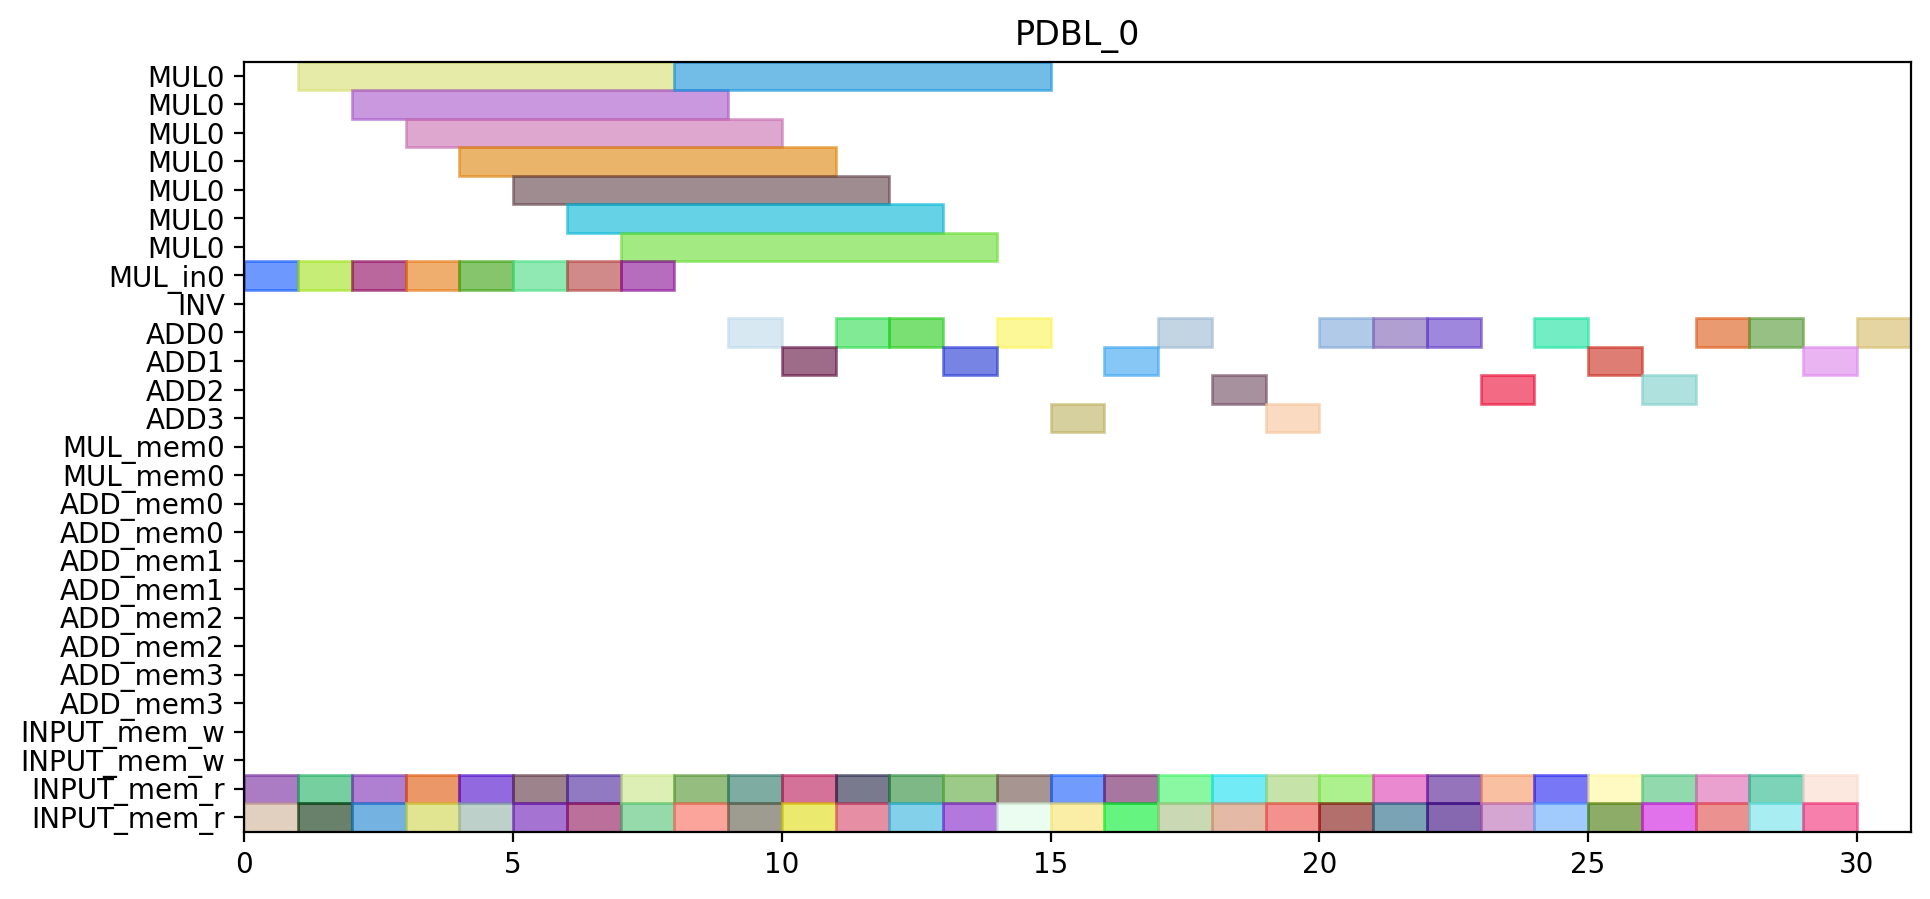

The Python source for this figure:
from pyschedule import Scenario, solvers, plotters, alt


def solve():
	horizon = 111
	S = Scenario("PDBL_0", horizon=horizon)

	# resource
	MUL = S.Resources('MUL', num=1, size=7)
	MUL_in = S.Resources('MUL_in', num=1)
	INV = S.Resource('INV')
	ADD = S.Resources('ADD', num=4, periods=range(1, horizon))
	MUL_mem = S.Resources('MUL_mem', num=1, size=2)
	ADD_mem = S.Resources('ADD_mem', num=4, size=2)
	INPUT_mem_w = S.Resource('INPUT_mem_w', size=2)
	INPUT_mem_r = S.Resource('INPUT_mem_r', size=2)

	# result of previous scheduling

	# new tasks
	t0_a1_0 = S.Task('t0_a1_0', length=1, delay_cost=1)
	t0_a1_0 += alt(ADD)

	t0_a1_0_mem0 = S.Task('t0_a1_0_mem0', length=1, delay_cost=1)
	t0_a1_0_mem0 += INPUT_mem_r
	S += t0_a1_0_mem0 <= t0_a1_0

	t0_a1_0_mem1 = S.Task('t0_a1_0_mem1', length=1, delay_cost=1)
	t0_a1_0_mem1 += INPUT_mem_r
	S += t0_a1_0_mem1 <= t0_a1_0

	t0_a1_1 = S.Task('t0_a1_1', length=1, delay_cost=1)
	t0_a1_1 += alt(ADD)

	t0_a1_1_mem0 = S.Task('t0_a1_1_mem0', length=1, delay_cost=1)
	t0_a1_1_mem0 += INPUT_mem_r
	S += t0_a1_1_mem0 <= t0_a1_1

	t0_a1_1_mem1 = S.Task('t0_a1_1_mem1', length=1, delay_cost=1)
	t0_a1_1_mem1 += INPUT_mem_r
	S += t0_a1_1_mem1 <= t0_a1_1

	t0_t10 = S.Task('t0_t10', length=1, delay_cost=1)
	t0_t10 += alt(ADD)

	t0_t10_mem0 = S.Task('t0_t10_mem0', length=1, delay_cost=1)
	t0_t10_mem0 += INPUT_mem_r
	S += t0_t10_mem0 <= t0_t10

	t0_t10_mem1 = S.Task('t0_t10_mem1', length=1, delay_cost=1)
	t0_t10_mem1 += INPUT_mem_r
	S += t0_t10_mem1 <= t0_t10

	t0_t11 = S.Task('t0_t11', length=1, delay_cost=1)
	t0_t11 += alt(ADD)

	t0_t11_mem0 = S.Task('t0_t11_mem0', length=1, delay_cost=1)
	t0_t11_mem0 += INPUT_mem_r
	S += t0_t11_mem0 <= t0_t11

	t0_t11_mem1 = S.Task('t0_t11_mem1', length=1, delay_cost=1)
	t0_t11_mem1 += INPUT_mem_r
	S += t0_t11_mem1 <= t0_t11

	t0_t3_t0_in = S.Task('t0_t3_t0_in', length=1, delay_cost=1)
	t0_t3_t0_in += alt(MUL_in)
	t0_t3_t0 = S.Task('t0_t3_t0', length=7, delay_cost=1)
	t0_t3_t0 += alt(MUL)
	S += t0_t3_t0>=t0_t3_t0_in

	t0_t3_t0_mem0 = S.Task('t0_t3_t0_mem0', length=1, delay_cost=1)
	t0_t3_t0_mem0 += INPUT_mem_r
	S += t0_t3_t0_mem0 <= t0_t3_t0

	t0_t3_t0_mem1 = S.Task('t0_t3_t0_mem1', length=1, delay_cost=1)
	t0_t3_t0_mem1 += INPUT_mem_r
	S += t0_t3_t0_mem1 <= t0_t3_t0

	t0_t3_t1_in = S.Task('t0_t3_t1_in', length=1, delay_cost=1)
	t0_t3_t1_in += alt(MUL_in)
	t0_t3_t1 = S.Task('t0_t3_t1', length=7, delay_cost=1)
	t0_t3_t1 += alt(MUL)
	S += t0_t3_t1>=t0_t3_t1_in

	t0_t3_t1_mem0 = S.Task('t0_t3_t1_mem0', length=1, delay_cost=1)
	t0_t3_t1_mem0 += INPUT_mem_r
	S += t0_t3_t1_mem0 <= t0_t3_t1

	t0_t3_t1_mem1 = S.Task('t0_t3_t1_mem1', length=1, delay_cost=1)
	t0_t3_t1_mem1 += INPUT_mem_r
	S += t0_t3_t1_mem1 <= t0_t3_t1

	t0_t3_t2 = S.Task('t0_t3_t2', length=1, delay_cost=1)
	t0_t3_t2 += alt(ADD)

	t0_t3_t2_mem0 = S.Task('t0_t3_t2_mem0', length=1, delay_cost=1)
	t0_t3_t2_mem0 += INPUT_mem_r
	S += t0_t3_t2_mem0 <= t0_t3_t2

	t0_t3_t2_mem1 = S.Task('t0_t3_t2_mem1', length=1, delay_cost=1)
	t0_t3_t2_mem1 += INPUT_mem_r
	S += t0_t3_t2_mem1 <= t0_t3_t2

	t0_t3_t3 = S.Task('t0_t3_t3', length=1, delay_cost=1)
	t0_t3_t3 += alt(ADD)

	t0_t3_t3_mem0 = S.Task('t0_t3_t3_mem0', length=1, delay_cost=1)
	t0_t3_t3_mem0 += INPUT_mem_r
	S += t0_t3_t3_mem0 <= t0_t3_t3

	t0_t3_t3_mem1 = S.Task('t0_t3_t3_mem1', length=1, delay_cost=1)
	t0_t3_t3_mem1 += INPUT_mem_r
	S += t0_t3_t3_mem1 <= t0_t3_t3

	t1_a1_0 = S.Task('t1_a1_0', length=1, delay_cost=1)
	t1_a1_0 += alt(ADD)

	t1_a1_0_mem0 = S.Task('t1_a1_0_mem0', length=1, delay_cost=1)
	t1_a1_0_mem0 += INPUT_mem_r
	S += t1_a1_0_mem0 <= t1_a1_0

	t1_a1_0_mem1 = S.Task('t1_a1_0_mem1', length=1, delay_cost=1)
	t1_a1_0_mem1 += INPUT_mem_r
	S += t1_a1_0_mem1 <= t1_a1_0

	t1_a1_1 = S.Task('t1_a1_1', length=1, delay_cost=1)
	t1_a1_1 += alt(ADD)

	t1_a1_1_mem0 = S.Task('t1_a1_1_mem0', length=1, delay_cost=1)
	t1_a1_1_mem0 += INPUT_mem_r
	S += t1_a1_1_mem0 <= t1_a1_1

	t1_a1_1_mem1 = S.Task('t1_a1_1_mem1', length=1, delay_cost=1)
	t1_a1_1_mem1 += INPUT_mem_r
	S += t1_a1_1_mem1 <= t1_a1_1

	t1_t10 = S.Task('t1_t10', length=1, delay_cost=1)
	t1_t10 += alt(ADD)

	t1_t10_mem0 = S.Task('t1_t10_mem0', length=1, delay_cost=1)
	t1_t10_mem0 += INPUT_mem_r
	S += t1_t10_mem0 <= t1_t10

	t1_t10_mem1 = S.Task('t1_t10_mem1', length=1, delay_cost=1)
	t1_t10_mem1 += INPUT_mem_r
	S += t1_t10_mem1 <= t1_t10

	t1_t11 = S.Task('t1_t11', length=1, delay_cost=1)
	t1_t11 += alt(ADD)

	t1_t11_mem0 = S.Task('t1_t11_mem0', length=1, delay_cost=1)
	t1_t11_mem0 += INPUT_mem_r
	S += t1_t11_mem0 <= t1_t11

	t1_t11_mem1 = S.Task('t1_t11_mem1', length=1, delay_cost=1)
	t1_t11_mem1 += INPUT_mem_r
	S += t1_t11_mem1 <= t1_t11

	t1_t3_t0_in = S.Task('t1_t3_t0_in', length=1, delay_cost=1)
	t1_t3_t0_in += alt(MUL_in)
	t1_t3_t0 = S.Task('t1_t3_t0', length=7, delay_cost=1)
	t1_t3_t0 += alt(MUL)
	S += t1_t3_t0>=t1_t3_t0_in

	t1_t3_t0_mem0 = S.Task('t1_t3_t0_mem0', length=1, delay_cost=1)
	t1_t3_t0_mem0 += INPUT_mem_r
	S += t1_t3_t0_mem0 <= t1_t3_t0

	t1_t3_t0_mem1 = S.Task('t1_t3_t0_mem1', length=1, delay_cost=1)
	t1_t3_t0_mem1 += INPUT_mem_r
	S += t1_t3_t0_mem1 <= t1_t3_t0

	t1_t3_t1_in = S.Task('t1_t3_t1_in', length=1, delay_cost=1)
	t1_t3_t1_in += alt(MUL_in)
	t1_t3_t1 = S.Task('t1_t3_t1', length=7, delay_cost=1)
	t1_t3_t1 += alt(MUL)
	S += t1_t3_t1>=t1_t3_t1_in

	t1_t3_t1_mem0 = S.Task('t1_t3_t1_mem0', length=1, delay_cost=1)
	t1_t3_t1_mem0 += INPUT_mem_r
	S += t1_t3_t1_mem0 <= t1_t3_t1

	t1_t3_t1_mem1 = S.Task('t1_t3_t1_mem1', length=1, delay_cost=1)
	t1_t3_t1_mem1 += INPUT_mem_r
	S += t1_t3_t1_mem1 <= t1_t3_t1

	t1_t3_t2 = S.Task('t1_t3_t2', length=1, delay_cost=1)
	t1_t3_t2 += alt(ADD)

	t1_t3_t2_mem0 = S.Task('t1_t3_t2_mem0', length=1, delay_cost=1)
	t1_t3_t2_mem0 += INPUT_mem_r
	S += t1_t3_t2_mem0 <= t1_t3_t2

	t1_t3_t2_mem1 = S.Task('t1_t3_t2_mem1', length=1, delay_cost=1)
	t1_t3_t2_mem1 += INPUT_mem_r
	S += t1_t3_t2_mem1 <= t1_t3_t2

	t1_t3_t3 = S.Task('t1_t3_t3', length=1, delay_cost=1)
	t1_t3_t3 += alt(ADD)

	t1_t3_t3_mem0 = S.Task('t1_t3_t3_mem0', length=1, delay_cost=1)
	t1_t3_t3_mem0 += INPUT_mem_r
	S += t1_t3_t3_mem0 <= t1_t3_t3

	t1_t3_t3_mem1 = S.Task('t1_t3_t3_mem1', length=1, delay_cost=1)
	t1_t3_t3_mem1 += INPUT_mem_r
	S += t1_t3_t3_mem1 <= t1_t3_t3

	t2_t0_t2 = S.Task('t2_t0_t2', length=1, delay_cost=1)
	t2_t0_t2 += alt(ADD)

	t2_t0_t2_mem0 = S.Task('t2_t0_t2_mem0', length=1, delay_cost=1)
	t2_t0_t2_mem0 += INPUT_mem_r
	S += t2_t0_t2_mem0 <= t2_t0_t2

	t2_t0_t2_mem1 = S.Task('t2_t0_t2_mem1', length=1, delay_cost=1)
	t2_t0_t2_mem1 += INPUT_mem_r
	S += t2_t0_t2_mem1 <= t2_t0_t2

	t2_t1_t2 = S.Task('t2_t1_t2', length=1, delay_cost=1)
	t2_t1_t2 += alt(ADD)

	t2_t1_t2_mem0 = S.Task('t2_t1_t2_mem0', length=1, delay_cost=1)
	t2_t1_t2_mem0 += INPUT_mem_r
	S += t2_t1_t2_mem0 <= t2_t1_t2

	t2_t1_t2_mem1 = S.Task('t2_t1_t2_mem1', length=1, delay_cost=1)
	t2_t1_t2_mem1 += INPUT_mem_r
	S += t2_t1_t2_mem1 <= t2_t1_t2

	t2_t20 = S.Task('t2_t20', length=1, delay_cost=1)
	t2_t20 += alt(ADD)

	t2_t20_mem0 = S.Task('t2_t20_mem0', length=1, delay_cost=1)
	t2_t20_mem0 += INPUT_mem_r
	S += t2_t20_mem0 <= t2_t20

	t2_t20_mem1 = S.Task('t2_t20_mem1', length=1, delay_cost=1)
	t2_t20_mem1 += INPUT_mem_r
	S += t2_t20_mem1 <= t2_t20

	t2_t21 = S.Task('t2_t21', length=1, delay_cost=1)
	t2_t21 += alt(ADD)

	t2_t21_mem0 = S.Task('t2_t21_mem0', length=1, delay_cost=1)
	t2_t21_mem0 += INPUT_mem_r
	S += t2_t21_mem0 <= t2_t21

	t2_t21_mem1 = S.Task('t2_t21_mem1', length=1, delay_cost=1)
	t2_t21_mem1 += INPUT_mem_r
	S += t2_t21_mem1 <= t2_t21

	t5_t0_t0_in = S.Task('t5_t0_t0_in', length=1, delay_cost=1)
	t5_t0_t0_in += alt(MUL_in)
	t5_t0_t0 = S.Task('t5_t0_t0', length=7, delay_cost=1)
	t5_t0_t0 += alt(MUL)
	S += t5_t0_t0>=t5_t0_t0_in

	t5_t0_t0_mem0 = S.Task('t5_t0_t0_mem0', length=1, delay_cost=1)
	t5_t0_t0_mem0 += INPUT_mem_r
	S += t5_t0_t0_mem0 <= t5_t0_t0

	t5_t0_t0_mem1 = S.Task('t5_t0_t0_mem1', length=1, delay_cost=1)
	t5_t0_t0_mem1 += INPUT_mem_r
	S += t5_t0_t0_mem1 <= t5_t0_t0

	t5_t0_t1_in = S.Task('t5_t0_t1_in', length=1, delay_cost=1)
	t5_t0_t1_in += alt(MUL_in)
	t5_t0_t1 = S.Task('t5_t0_t1', length=7, delay_cost=1)
	t5_t0_t1 += alt(MUL)
	S += t5_t0_t1>=t5_t0_t1_in

	t5_t0_t1_mem0 = S.Task('t5_t0_t1_mem0', length=1, delay_cost=1)
	t5_t0_t1_mem0 += INPUT_mem_r
	S += t5_t0_t1_mem0 <= t5_t0_t1

	t5_t0_t1_mem1 = S.Task('t5_t0_t1_mem1', length=1, delay_cost=1)
	t5_t0_t1_mem1 += INPUT_mem_r
	S += t5_t0_t1_mem1 <= t5_t0_t1

	t5_t0_t2 = S.Task('t5_t0_t2', length=1, delay_cost=1)
	t5_t0_t2 += alt(ADD)

	t5_t0_t2_mem0 = S.Task('t5_t0_t2_mem0', length=1, delay_cost=1)
	t5_t0_t2_mem0 += INPUT_mem_r
	S += t5_t0_t2_mem0 <= t5_t0_t2

	t5_t0_t2_mem1 = S.Task('t5_t0_t2_mem1', length=1, delay_cost=1)
	t5_t0_t2_mem1 += INPUT_mem_r
	S += t5_t0_t2_mem1 <= t5_t0_t2

	t5_t0_t3 = S.Task('t5_t0_t3', length=1, delay_cost=1)
	t5_t0_t3 += alt(ADD)

	t5_t0_t3_mem0 = S.Task('t5_t0_t3_mem0', length=1, delay_cost=1)
	t5_t0_t3_mem0 += INPUT_mem_r
	S += t5_t0_t3_mem0 <= t5_t0_t3

	t5_t0_t3_mem1 = S.Task('t5_t0_t3_mem1', length=1, delay_cost=1)
	t5_t0_t3_mem1 += INPUT_mem_r
	S += t5_t0_t3_mem1 <= t5_t0_t3

	t5_t1_t0_in = S.Task('t5_t1_t0_in', length=1, delay_cost=1)
	t5_t1_t0_in += alt(MUL_in)
	t5_t1_t0 = S.Task('t5_t1_t0', length=7, delay_cost=1)
	t5_t1_t0 += alt(MUL)
	S += t5_t1_t0>=t5_t1_t0_in

	t5_t1_t0_mem0 = S.Task('t5_t1_t0_mem0', length=1, delay_cost=1)
	t5_t1_t0_mem0 += INPUT_mem_r
	S += t5_t1_t0_mem0 <= t5_t1_t0

	t5_t1_t0_mem1 = S.Task('t5_t1_t0_mem1', length=1, delay_cost=1)
	t5_t1_t0_mem1 += INPUT_mem_r
	S += t5_t1_t0_mem1 <= t5_t1_t0

	t5_t1_t1_in = S.Task('t5_t1_t1_in', length=1, delay_cost=1)
	t5_t1_t1_in += alt(MUL_in)
	t5_t1_t1 = S.Task('t5_t1_t1', length=7, delay_cost=1)
	t5_t1_t1 += alt(MUL)
	S += t5_t1_t1>=t5_t1_t1_in

	t5_t1_t1_mem0 = S.Task('t5_t1_t1_mem0', length=1, delay_cost=1)
	t5_t1_t1_mem0 += INPUT_mem_r
	S += t5_t1_t1_mem0 <= t5_t1_t1

	t5_t1_t1_mem1 = S.Task('t5_t1_t1_mem1', length=1, delay_cost=1)
	t5_t1_t1_mem1 += INPUT_mem_r
	S += t5_t1_t1_mem1 <= t5_t1_t1

	t5_t1_t2 = S.Task('t5_t1_t2', length=1, delay_cost=1)
	t5_t1_t2 += alt(ADD)

	t5_t1_t2_mem0 = S.Task('t5_t1_t2_mem0', length=1, delay_cost=1)
	t5_t1_t2_mem0 += INPUT_mem_r
	S += t5_t1_t2_mem0 <= t5_t1_t2

	t5_t1_t2_mem1 = S.Task('t5_t1_t2_mem1', length=1, delay_cost=1)
	t5_t1_t2_mem1 += INPUT_mem_r
	S += t5_t1_t2_mem1 <= t5_t1_t2

	t5_t1_t3 = S.Task('t5_t1_t3', length=1, delay_cost=1)
	t5_t1_t3 += alt(ADD)

	t5_t1_t3_mem0 = S.Task('t5_t1_t3_mem0', length=1, delay_cost=1)
	t5_t1_t3_mem0 += INPUT_mem_r
	S += t5_t1_t3_mem0 <= t5_t1_t3

	t5_t1_t3_mem1 = S.Task('t5_t1_t3_mem1', length=1, delay_cost=1)
	t5_t1_t3_mem1 += INPUT_mem_r
	S += t5_t1_t3_mem1 <= t5_t1_t3

	t5_t20 = S.Task('t5_t20', length=1, delay_cost=1)
	t5_t20 += alt(ADD)

	t5_t20_mem0 = S.Task('t5_t20_mem0', length=1, delay_cost=1)
	t5_t20_mem0 += INPUT_mem_r
	S += t5_t20_mem0 <= t5_t20

	t5_t20_mem1 = S.Task('t5_t20_mem1', length=1, delay_cost=1)
	t5_t20_mem1 += INPUT_mem_r
	S += t5_t20_mem1 <= t5_t20

	t5_t21 = S.Task('t5_t21', length=1, delay_cost=1)
	t5_t21 += alt(ADD)

	t5_t21_mem0 = S.Task('t5_t21_mem0', length=1, delay_cost=1)
	t5_t21_mem0 += INPUT_mem_r
	S += t5_t21_mem0 <= t5_t21

	t5_t21_mem1 = S.Task('t5_t21_mem1', length=1, delay_cost=1)
	t5_t21_mem1 += INPUT_mem_r
	S += t5_t21_mem1 <= t5_t21

	solvers.mip.solve(S,msg=1,kind='CPLEX',ratio_gap=1.01)

	solution = [['hoge']*len(S.solution()[1]) for i in range(len(S.solution()))]
	for i in range(len(S.solution())):
		for j in range(len(S.solution()[i])):
			solution[i][j]=str(S.solution()[i][j])
	print(solution)

	cycles = int(solution[-1][3])

	pic_file_name = "/mnt/rose/usr1/fukuda/pairing_automation_design2/bls24-317/scheduling/PDBL_mul1_add4/PDBL_0.png"
	if(S.solution() != []):
		plotters.matplotlib.plot(S,img_filename=pic_file_name, vertical_text=True, fig_size=(cycles*0.25+3, 5), show_task_labels=False)

	return solution
